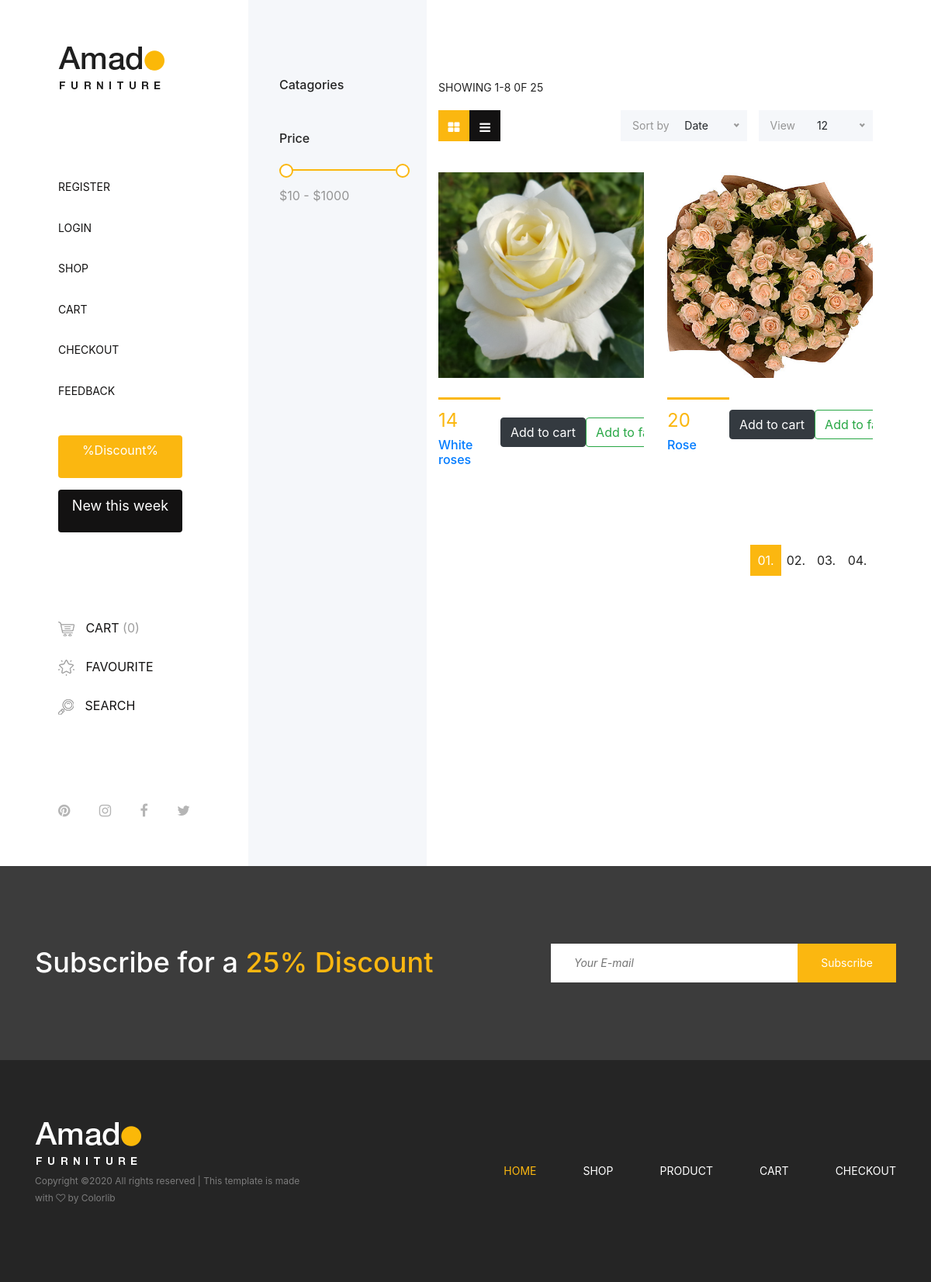
The page /discount/ on the database as committed earlier.
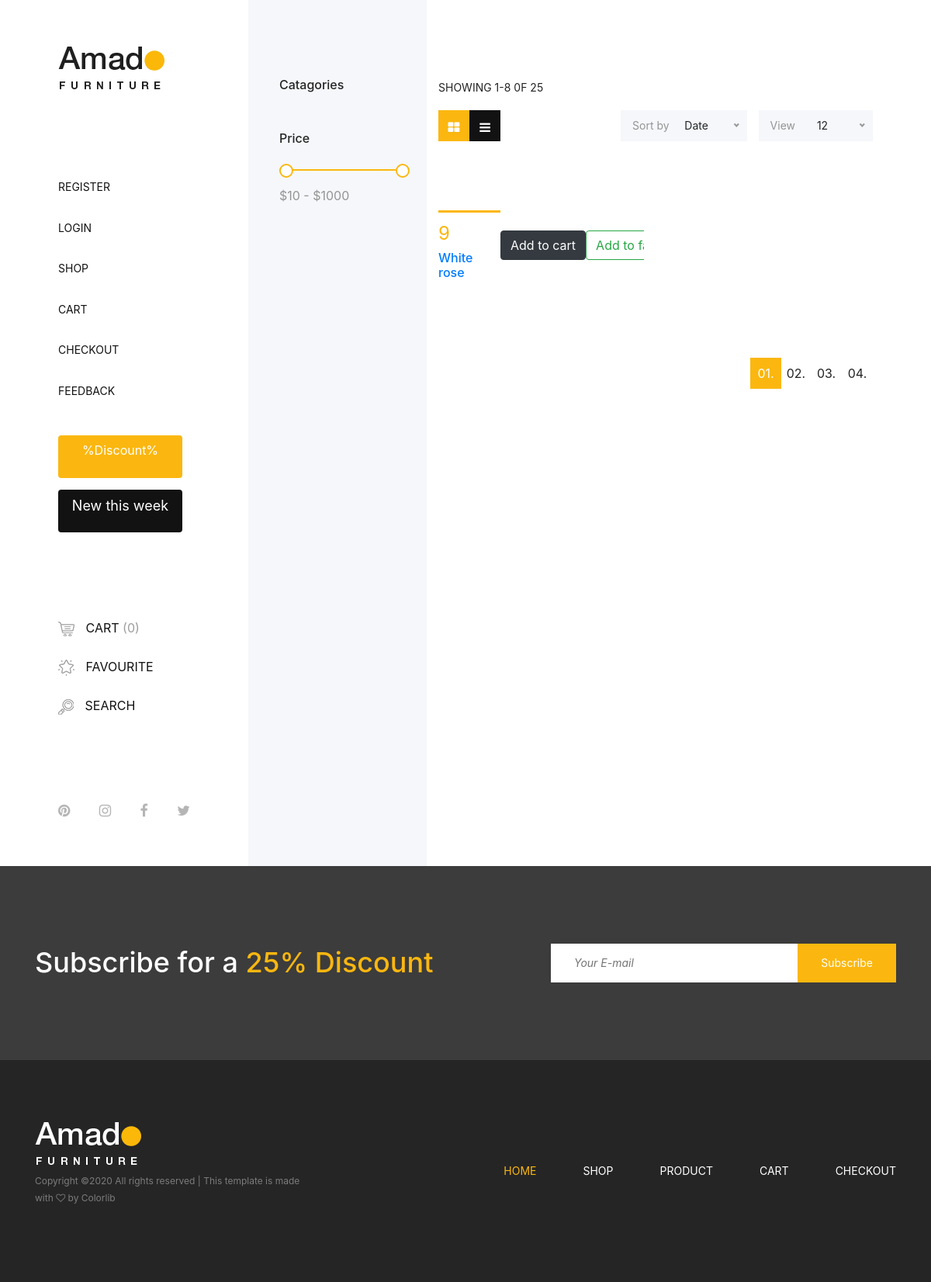
The same page on the database as committed later.
### shop/models.py (models this page shows, shortened)
class Product(models.Model):
    slug = models.SlugField(max_length=100)
    category = models.ForeignKey(Category, related_name='products', on_delete=models.CASCADE)
    price = models.DecimalField(decimal_places=2, max_digits=10)
    title = models.CharField(max_length=100)
    description = models.CharField(max_length=500)
    created_at = models.DateTimeField(auto_now_add=True)
    updated_at = models.DateTimeField(auto_now=True)
    stock = models.PositiveIntegerField('Скидка в процентах', blank=True, null=True, default=0)
    available = models.BooleanField(default=True)
    class Meta:
        verbose_name = 'Продукт'
        verbose_name_plural = 'Продукты'
    def get_sale(self):
        return int(self.price * (100 - self.stock) / 100)
    def get_absolute_url(self):
        return reverse('product_detail', kwargs={'slug': self.slug})

class ProductImage(models.Model):
    image = models.ImageField(upload_to='products/%Y/%m/%d/', blank=True)
    product = models.ForeignKey(Product, related_name='images', on_delete=models.CASCADE)
    class Meta:
        verbose_name = 'Картинка'
        verbose_name_plural = 'Картинки'

### shop/views.py (the view)
# urls.py: path('discount/', DiscountProductsView.as_view(), name='discount'),
class DiscountProductsView(View):
    def get(self, request):
        products = Product.objects.filter(stock__gt=0)
        context = {
            'products': products
        }
        template = 'shop/discount.html'
        return render(request, template, context)

### contact/forms.py
class NewsletterForm(forms.ModelForm):
    email = forms.EmailField(widget=forms.EmailInput(attrs={'class': 'nl-email', 'placeholder': 'Your E-mail'}))
    class Meta:
        model = Newsletter
        fields = ('email',)

### contact/templatetags/newsletter_tags.py (called while the page is built)
@register.inclusion_tag('contact/tags/form.html')
def newsletter_form(request):
    return {'form': NewsletterForm(),'request': request}

### templates/shop/discount.html (shortened to what this page needs)
{% extends 'base.html'%}
{% load static %}
{% block content %}
    <div class="main-content-wrapper d-flex clearfix">
        {% include 'includes/header.html' %}
        {% include 'includes/filters.html' %}
        <div class="amado_product_area section-padding-100">
            <div class="container-fluid">
                <div class="row">
                    <div class="col-12">
                        <div class="product-topbar d-xl-flex align-items-end justify-content-between">
                            <div class="total-products">
                                <p>Showing 1-8 0f 25</p>
                                <div class="view d-flex">
                                    <a href="#"><i class="fa fa-th-large" aria-hidden="true"></i></a>
                                    <a href="#"><i class="fa fa-bars" aria-hidden="true"></i></a>
                                </div>
                            </div>
                            <div class="product-sorting d-flex">
                                <div class="sort-by-date d-flex align-items-center mr-15">
                                    <p>Sort by</p>
                                    <form action="#" method="get">
                                    </form>
                                </div>
                                <div class="view-product d-flex align-items-center">
                                    <p>View</p>
                                    <form action="#" method="get">
                                    </form>
                                </div>
                            </div>
                        </div>
                    </div>
                </div>
                <div class="row">
                    {% for product in products %}
                        <div class="col-12 col-sm-6 col-md-12 col-xl-6">
                        <div class="single-product-wrapper">
                            <div class="product-img">
                                    <img src="{{ product.images.first.image.url }}" alt="">
                            </div>
                            <div class="product-description d-flex align-items-center justify-content-between">
                                <div class="product-meta-data">
                                    <div class="line"></div>
                                    <p class="product-price">{{ product.get_sale }}</p>
                                    <a href="product-details.html">
                                        <a href="{{ product.get_absolute_url }}"><h6>{{product.title}}</h6></a>
                                    </a>
                                </div>
                                 <a href="#"><button class="btn btn-dark">Add to cart</button></a>
                                {% include 'includes/add_to_favorite.html' %}
                            </div>
                        </div>
                    </div>
                    {% endfor %}
                </div>
                <div class="row">
                    <div class="col-12">
                        <nav aria-label="navigation">
                            <ul class="pagination justify-content-end mt-50">
                                <li class="page-item active"><a class="page-link" href="#">01.</a></li>
                                <li class="page-item"><a class="page-link" href="#">02.</a></li>
                                <li class="page-item"><a class="page-link" href="#">03.</a></li>
                                <li class="page-item"><a class="page-link" href="#">04.</a></li>
                            </ul>
                        </nav>
                    </div>
                </div>
            </div>
        </div>
    </div>
{% endblock content %}

### templates/base.html (shortened to what this page needs)
<!DOCTYPE html>
<html lang="en">
{% load static %}
{% load newsletter_tags %}
<head>
    <link rel="stylesheet" href="{% static 'css/core-style.css' %}">
    <link rel="stylesheet" href="{% static 'style.css' %}">
    <link rel="stylesheet" href="{% static 'css/bootstrap.min.css' %}">
</head>
<body>
{% block content %}
{% endblock %}
<section class="newsletter-area section-padding-100-0">
    {% newsletter_form request %}
</section>
    <footer class="footer_area clearfix">
        <div class="container">
            <div class="row align-items-center">
                <div class="col-12 col-lg-4">
                    <div class="single_widget_area">
                        <div class="footer-logo mr-50">
                            <a href="index.html"><img src="{% static 'img/core-img/logo2.png' %}" alt=""></a>
                        </div>
                        <p class="copywrite">
Copyright &copy;<script>document.write(new Date().getFullYear());</script> All rights reserved | This template is made with <i class="fa fa-heart-o" aria-hidden="true"></i> by <a href="https://colorlib.com" target="_blank">Colorlib</a>
                    </div>
                </div>
                <div class="col-12 col-lg-8">
                    <div class="single_widget_area">
                        <div class="footer_menu">
                            <nav class="navbar navbar-expand-lg justify-content-end">
                                <div class="collapse navbar-collapse" id="footerNavContent">
                                    <ul class="navbar-nav ml-auto">
                                        <li class="nav-item active">
                                            <a class="nav-link" href="index.html">Home</a>
                                        </li>
                                        <li class="nav-item">
                                            <a class="nav-link" href="shop.html">Shop</a>
                                        </li>
                                        <li class="nav-item">
                                            <a class="nav-link" href="product-details.html">Product</a>
                                        </li>
                                        <li class="nav-item">
                                            <a class="nav-link" href="cart.html">Cart</a>
                                        </li>
                                        <li class="nav-item">
                                            <a class="nav-link" href="checkout.html">Checkout</a>
                                        </li>
                                    </ul>
                                </div>
                            </nav>
                        </div>
                    </div>
                </div>
            </div>
        </div>
    </footer>
</body>
</html>

### templates/includes/header.html (shortened to what this page needs)
{% load static %}
<header class="header-area clearfix">
            <div class="logo">
                <a href="index.html"><img src="{% static 'img/core-img/logo.png' %}" alt=""></a>
            </div>
            <nav class="amado-nav">
                <ul>
                    {% if not request.user.is_authenticated %}
                    <li ><a href="{% url 'register' %}">Register</a></li>
                    <li><a href="{% url 'login' %}">Login</a></li>
                    {% else %}
                        <li><a href="{% url 'logout' %}">Logout</a></li>
                    {% endif %}
                    <li ><a href="{% url 'shop' %}">Shop</a></li>
                    <li><a href="cart.html">Cart</a></li>
                    <li><a href="checkout.html">Checkout</a></li>
                    <li><a href="{% url 'feedback' %}">Feedback</a></li>
                </ul>
            </nav>
            <div class="amado-btn-group mt-30 mb-100">
                <a href="{% url 'discount' %}" class="btn amado-btn mb-15">%Discount%</a>
                <a href="#" class="btn amado-btn active">New this week</a>
            </div>
            <div class="cart-fav-search mb-100">
                <a href="{% url 'cart_list' %}" class="cart-nav"><img src="{% static 'img/core-img/cart.png' %}" alt=""> Cart <span>(0)</span></a>
                <a href="{% url 'favorite_list' %}" class="fav-nav"><img src="{% static 'img/core-img/favorites.png' %}" alt=""> Favourite</a>
                <a href="#" class="search-nav"><img src="{% static 'img/core-img/search.png' %}" alt=""> Search</a>
            </div>
            <div class="social-info d-flex justify-content-between">
                <a href="#"><i class="fa fa-pinterest" aria-hidden="true"></i></a>
                <a href="#"><i class="fa fa-instagram" aria-hidden="true"></i></a>
                <a href="#"><i class="fa fa-facebook" aria-hidden="true"></i></a>
                <a href="#"><i class="fa fa-twitter" aria-hidden="true"></i></a>
            </div>
        </header>

### templates/includes/filters.html (shortened to what this page needs)
{% load static %}
<div class="shop_sidebar_area">
            <div class="widget catagory mb-50">
                <h6 class="widget-title mb-30">Catagories</h6>
            </div>
            <div class="widget price mb-50">
                <h6 class="widget-title mb-30">Price</h6>
                <div class="widget-desc">
                    <div class="slider-range">
                        <div data-min="10" data-max="1000" data-unit="$" class="slider-range-price ui-slider ui-slider-horizontal ui-widget ui-widget-content ui-corner-all" data-value-min="10" data-value-max="1000" data-label-result="">
                            <span class="ui-slider-handle ui-state-default ui-corner-all" tabindex="0"></span>
                            <span class="ui-slider-handle ui-state-default ui-corner-all" tabindex="0"></span>
                        </div>
                        <div class="range-price">$10 - $1000</div>
                    </div>
                </div>
            </div>
        </div>

### templates/includes/add_to_favorite.html (shortened to what this page needs)
<form action="{% url 'add_to_favourites' pk=product.pk %}" method="post">
    <button type="submit" class="btn btn-outline-success">Add to favorite</button>
</form>

### templates/contact/tags/form.html (shortened to what this page needs)
        <div class="container">
            <div class="row align-items-center">
                <div class="col-12 col-lg-6 col-xl-7">
                    <div class="newsletter-text mb-100">
                        <h2>Subscribe for a <span>25% Discount</span></h2>
                    </div>
                </div>
                <div class="col-12 col-lg-6 col-xl-5">
                    <div class="newsletter-form mb-100">
                        <form action="{% url 'newsletter' %}" method="post">
                            {% for field in form %}
                            {{ field }}
                            {% endfor %}
                            <input type="submit" value="Subscribe">
                        </form>
                    </div>
                </div>
            </div>
        </div>

Rows that differ between the two databases and show on the page:
removed Product: images.first.image (picture), get_sale "14", title "White roses"
removed Product: images.first.image (picture), get_sale "20", title "Rose"
added Product: get_sale "9", title "White rose"
